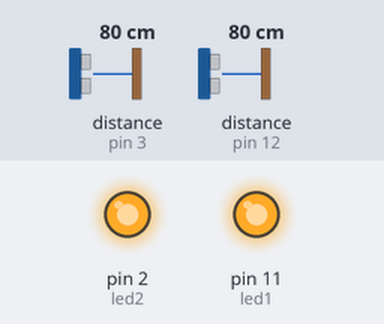
Simulated run of this sketch. Board: Arduino Uno, built with avr-gcc and run on an emulated ATmega328P. On the bench: output pins drawn as LEDs (lit = HIGH). Wiring (inferred from the names in the program): 2 × ultrasonic range finder: trigger pin 4, echo pin 3 / trigger pin 13, echo pin 12. The test bench sets the inputs (shaded band); at power-on: distance to the obstacle (sensors on pin 3, pin 12) 80 cm. The echo pulse lasts 58.3 µs per cm; pins used as bus, display or sensor lines are not drawn.

Above: at 1.2 s.
1.3 s: distance to the obstacle (sensor on pin 3) set to 35 cm
2.8 s: distance to the obstacle (sensor on pin 3) set to 28 cm
At 3.1 s:
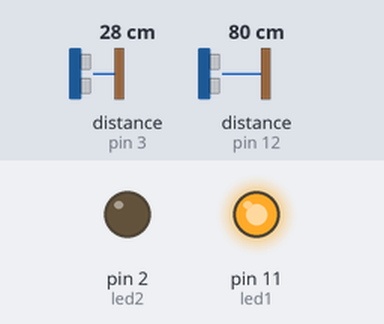
4.3 s: distance to the obstacle (sensor on pin 12) set to 33 cm
5.8 s: distance to the obstacle (sensor on pin 12) set to 27 cm
At 6.6 s:
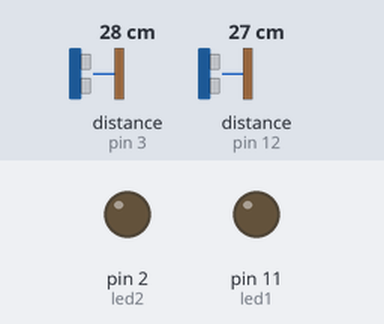
7.3 s: distance to the obstacle (sensor on pin 3) set to 60 cm
At 7.7 s:
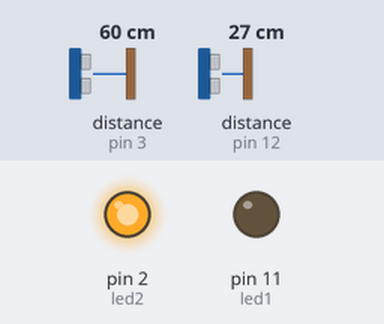
8.8 s: distance to the obstacle (sensor on pin 3) set to 2 cm
At 9.9 s:
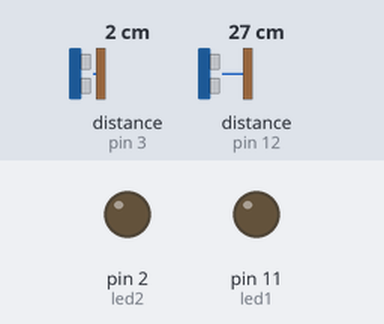
Timing chart, 0 to 11.3 s (numbered marks = the images above; inputs shaded):
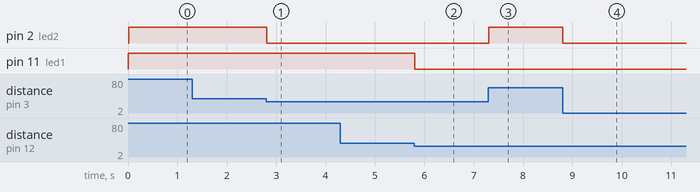

Measured:
- the behaviour switches between 31 and 30 cm on distance to the obstacle (sensor on pin 3) (found by bisection; images 0 and 1)
- the behaviour switches between 31 and 30 cm on distance to the obstacle (sensor on pin 12) (found by bisection; images 1 and 2)
- after the input at 1.3 s, every drawn part: stays the same
- after the input at 2.8 s, pin 2 (led2): HIGH → LOW at once
- after the input at 4.3 s, every drawn part: stays the same
- after the input at 5.8 s, pin 11 (led1): HIGH → LOW at once
- after the input at 7.3 s, pin 2 (led2): LOW → HIGH at once
- after the input at 8.8 s, pin 2 (led2): HIGH → LOW at once

The sketch:

dual_ultra.ino
```cpp
/**
*  Pin designations for trigger, echo and LED.
* Note Two separate ultrasonic sensors and two separate LEDs.
*
* Trigger receives a pulse of power from arduino
* That pulse sends 'triggers' an ultrasonic
* sound wave from the sensor.
*
* Echo receives the sound wave back from the object
* it bounces off of.
*
*/
#define trigPin1 13
#define echoPin1 12
#define led1 11 // Note pin 11 should be connected to the Ground pin of the LED
/**
* Pin definitions for ultrasonic sensor 2
* and LED 2
*/
#define trigPin2 4
#define echoPin2 3
#define led2 2

/**
* Global variable definitions.
*/
long distance, duration, leftSensor, rightSensor;

/**
* Establish Trigger pin as output and
* Echo as input.
*
* Also begin a serial data stream.
*/
void setup()
{
  Serial.begin (9600);
  pinMode(trigPin1, OUTPUT);
  pinMode(echoPin1, INPUT);
  pinMode(led1, OUTPUT);

  pinMode(trigPin2, OUTPUT);
  pinMode(echoPin2, INPUT);
  pinMode(led2, OUTPUT);
}

void loop()
{
  // Calling SonarSensor reads values into duration and distance.
  SonarSensor(trigPin1, echoPin1);
  leftSensor = distance;

  // If an obstruction is detected within range,
  // the LED will turn on.
  if (leftSensor < 30)
  {
    digitalWrite(led1, LOW);

   // If an obstruction is not detected the LED
   // turns off.
  } else
  {
    digitalWrite(led1, HIGH);
  }

  SonarSensor(trigPin2, echoPin2);
  rightSensor = distance;

  if (rightSensor < 30)
  {
    digitalWrite(led2, LOW);

  } else
  {
    digitalWrite(led2, HIGH);
  }

  delay(5);
}
/**
* SonarSensor
* Can be used with any sensor attached to the Arduino
*
* Parameters: trigger and echo pins for the ultrasonic
* sensor we want to work with.
*
* *Note we could make this method return distance*
*/
void SonarSensor(int trigPin, int echoPin)
{
  digitalWrite(trigPin, LOW);
  delayMicroseconds(2);
  digitalWrite(trigPin, HIGH);
  delayMicroseconds(10);
  digitalWrite(trigPin, LOW);

  duration = pulseIn(echoPin, HIGH);
  distance = (duration/2) / 29.1;
}
```
